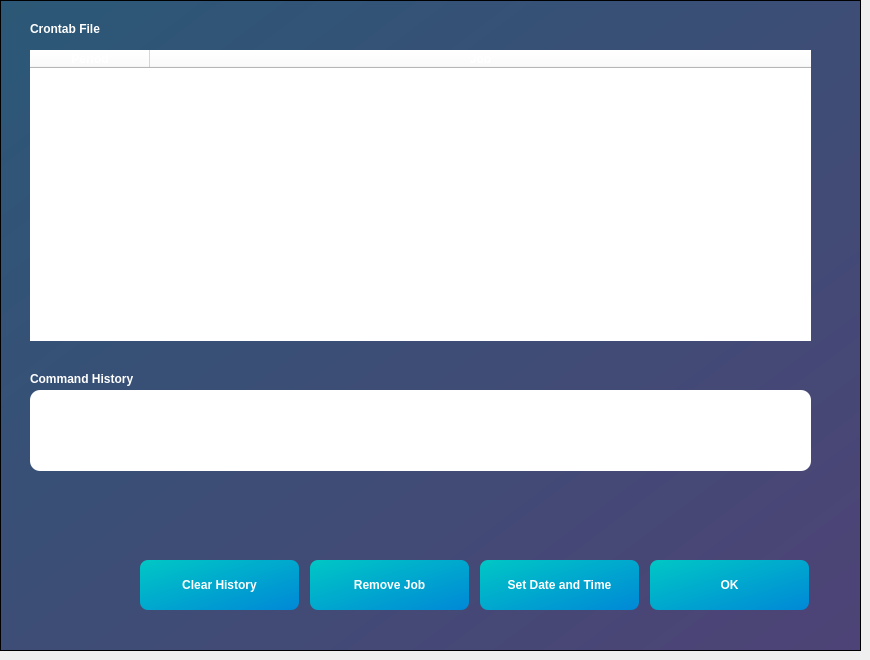
   <widget class="QWidget" name="page_2">
    <widget class="QFrame" name="frame_2">
     <property name="geometry">
      <rect>
       <x>0</x>
       <y>0</y>
       <width>861</width>
       <height>651</height>
      </rect>
     </property>
     <property name="styleSheet">
      <string notr="true">QFrame
 {

				background-color: qlineargradient(spread:pad, x1:0, y1:0, x2:1, y2:1, stop:0 rgba(43, 88, 118, 1), stop:1 rgba(78, 67, 118, 1));
}

</string>
     </property>
     <property name="frameShape">
      <enum>QFrame::StyledPanel</enum>
     </property>
     <property name="frameShadow">
      <enum>QFrame::Raised</enum>
     </property>
     <widget class="QTableWidget" name="cron_table">
      <property name="geometry">
       <rect>
        <x>30</x>
        <y>50</y>
        <width>781</width>
        <height>291</height>
       </rect>
      </property>
      <property name="baseSize">
       <size>
        <width>0</width>
        <height>0</height>
       </size>
      </property>
      <property name="font">
       <font>
        <pointsize>13</pointsize>
        <weight>50</weight>
        <italic>false</italic>
        <bold>false</bold>
        <underline>false</underline>
        <strikeout>false</strikeout>
       </font>
      </property>
      <property name="styleSheet">
       <string notr="true">QTableWidget{


	color: rgb(0, 0, 0);

}
QTableWidget::item {
color:black;
}

QAbstractItemView{


	color: rgb(255, 255, 255);


	background-color: white;

}




QScrollBar:horizontal {
            border:0px solid grey;


	   		background-color: qlineargradient(spread:pad, x1:0, y1:0, x2:1, y2:1, stop:0 rgba(33, 29, 29, 255), stop:1 rgba(49, 49, 49, 255));
            height:10px;
            margin: 0px 0px 0px 0px;
        }

        QScrollBar::handle:horizontal {

            min-height: 30px;
          	border: 0px solid red;
			border-radius: 4px;
			background-color: white;
        }
        QScrollBar::add-line:horizontal {
			border-right-color: qlineargradient(spread:pad, x1:0, y1:0, x2:1, y2:1, stop:0 rgba(33, 29, 29, 255), stop:1 rgba(49, 49, 49, 255));
            height: 0px;
            subcontrol-position: bottom;
            subcontrol-origin: margin;
        }
        QScrollBar::sub-line:horizontal {
			border-right-color: qlineargradient(spread:pad, x1:0, y1:0, x2:1, y2:1, stop:0 rgba(33, 29, 29, 255), stop:1 rgba(49, 49, 49, 255));
            height: 0 px;
            subcontrol-position: top;
            subcontrol-origin: margin;
        }
QScrollBar:vertical {
            border:0px solid grey;


			background-color: qlineargradient(spread:pad, x1:0, y1:0, x2:1, y2:1, stop:0 rgba(33, 29, 29, 255), stop:1 rgba(49, 49, 49, 255));
            width:10px;
            margin: 0px 0px 0px 0px;
        }

        QScrollBar::handle:vertical {

            min-height: 0px;
          	border: 0px solid red;
			border-radius: 4px;
			background-color: white;
        }
        QScrollBar::add-line:vertical {
			border-right-color: qlineargradient(spread:pad, x1:0, y1:0, x2:1, y2:1, stop:0 rgba(33, 29, 29, 255), stop:1 rgba(49, 49, 49, 255));
            height: 0px;
            subcontrol-position: bottom;
            subcontrol-origin: margin;
        }
        QScrollBar::sub-line:vertical {
			border-right-color: qlineargradient(spread:pad, x1:0, y1:0, x2:1, y2:1, stop:0 rgba(33, 29, 29, 255), stop:1 rgba(49, 49, 49, 255));
            height: 0 px;
            subcontrol-position: top;
            subcontrol-origin: margin;
        }








</string>
      </property>
      <property name="frameShape">
       <enum>QFrame::NoFrame</enum>
      </property>
      <property name="lineWidth">
       <number>1</number>
      </property>
      <property name="horizontalScrollBarPolicy">
       <enum>Qt::ScrollBarAsNeeded</enum>
      </property>
      <property name="editTriggers">
       <set>QAbstractItemView::NoEditTriggers</set>
      </property>
      <property name="alternatingRowColors">
       <bool>false</bool>
      </property>
      <property name="selectionMode">
       <enum>QAbstractItemView::SingleSelection</enum>
      </property>
      <property name="textElideMode">
       <enum>Qt::ElideRight</enum>
      </property>
      <property name="wordWrap">
       <bool>false</bool>
      </property>
      <property name="cornerButtonEnabled">
       <bool>false</bool>
      </property>
      <property name="columnCount">
       <number>2</number>
      </property>
      <attribute name="horizontalHeaderVisible">
       <bool>true</bool>
      </attribute>
      <attribute name="horizontalHeaderCascadingSectionResizes">
       <bool>false</bool>
      </attribute>
      <attribute name="horizontalHeaderMinimumSectionSize">
       <number>50</number>
      </attribute>
      <attribute name="horizontalHeaderDefaultSectionSize">
       <number>120</number>
      </attribute>
      <attribute name="horizontalHeaderHighlightSections">
       <bool>true</bool>
      </attribute>
      <attribute name="horizontalHeaderShowSortIndicator" stdset="0">
       <bool>false</bool>
      </attribute>
      <attribute name="horizontalHeaderStretchLastSection">
       <bool>true</bool>
      </attribute>
      <attribute name="verticalHeaderCascadingSectionResizes">
       <bool>false</bool>
      </attribute>
      <attribute name="verticalHeaderStretchLastSection">
       <bool>false</bool>
      </attribute>
      <column>
       <property name="text">
        <string>Period</string>
       </property>
       <property name="toolTip">
        <string notr="true"/>
       </property>
       <property name="font">
        <font>
         <weight>75</weight>
         <bold>true</bold>
        </font>
       </property>
       <property name="background">
        <color>
         <red>50</red>
         <green>73</green>
         <blue>96</blue>
        </color>
       </property>
      </column>
      <column>
       <property name="text">
        <string>Job</string>
       </property>
       <property name="font">
        <font>
         <weight>75</weight>
         <bold>true</bold>
        </font>
       </property>
       <property name="background">
        <color>
         <red>11</red>
         <green>117</green>
         <blue>237</blue>
        </color>
       </property>
      </column>
     </widget>
     <widget class="QPushButton" name="ok_button">
      <property name="geometry">
       <rect>
        <x>650</x>
        <y>560</y>
        <width>159</width>
        <height>50</height>
       </rect>
      </property>
      <property name="minimumSize">
       <size>
        <width>0</width>
        <height>50</height>
       </size>
      </property>
      <property name="maximumSize">
       <size>
        <width>16777213</width>
        <height>16777215</height>
       </size>
      </property>
      <property name="baseSize">
       <size>
        <width>0</width>
        <height>500</height>
       </size>
      </property>
      <property name="font">
       <font>
        <weight>75</weight>
        <bold>true</bold>
       </font>
      </property>
      <property name="styleSheet">
       <string notr="true">QPushButton{


	color: rgb(255, 255, 255);
	border: none;
background-color: qlineargradient(spread:pad, x1:0, y1:0, x2:1, y2:1, stop:0 rgba(0, 199, 197, 1), stop:1 rgba(0, 136, 215, 1));



border-radius: 8px;

}


QPushButton:hover {

background-color: qlineargradient(spread:pad, x1:0, y1:0, x2:1, y2:1, stop:0 rgba(0, 136, 215, 1), stop:1 rgba(0, 199, 197, 1));
}


QPushButton:pressed {
	background-color: rgba(0, 136, 215, 1);
}


</string>
      </property>
      <property name="text">
       <string>OK</string>
      </property>
     </widget>
     <widget class="QTextBrowser" name="command_history">
      <property name="geometry">
       <rect>
        <x>30</x>
        <y>390</y>
        <width>781</width>
        <height>81</height>
       </rect>
      </property>
      <property name="styleSheet">
       <string notr="true">QTextBrowser{

	color: rgb(0, 0, 0);

	background-color: rgb(255, 255, 255);
	border-radius:10px;



}

QScrollBar:vertical {
            border:0px solid grey;


			background-color: qlineargradient(spread:pad, x1:0, y1:0, x2:1, y2:1, stop:0 rgba(33, 29, 29, 255), stop:1 rgba(49, 49, 49, 255));
            width:10px;
            margin: 0px 0px 0px 0px;
        }

        QScrollBar::handle:vertical {

            min-height: 0px;
          	border: 0px solid red;
			border-radius: 4px;
			background-color: white;
        }
        QScrollBar::add-line:vertical {
			border-right-color: qlineargradient(spread:pad, x1:0, y1:0, x2:1, y2:1, stop:0 rgba(33, 29, 29, 255), stop:1 rgba(49, 49, 49, 255));
            height: 0px;
            subcontrol-position: bottom;
            subcontrol-origin: margin;
        }
        QScrollBar::sub-line:vertical {
			border-right-color: qlineargradient(spread:pad, x1:0, y1:0, x2:1, y2:1, stop:0 rgba(33, 29, 29, 255), stop:1 rgba(49, 49, 49, 255));
            height: 0 px;
            subcontrol-position: top;
            subcontrol-origin: margin;
        }



</string>
      </property>
     </widget>
     <widget class="QPushButton" name="sched_menu_button">
      <property name="geometry">
       <rect>
        <x>480</x>
        <y>560</y>
        <width>159</width>
        <height>50</height>
       </rect>
      </property>
      <property name="minimumSize">
       <size>
        <width>0</width>
        <height>50</height>
       </size>
      </property>
      <property name="maximumSize">
       <size>
        <width>16777213</width>
        <height>16777215</height>
       </size>
      </property>
      <property name="baseSize">
       <size>
        <width>0</width>
        <height>500</height>
       </size>
      </property>
      <property name="font">
       <font>
        <weight>75</weight>
        <bold>true</bold>
       </font>
      </property>
      <property name="styleSheet">
       <string notr="true">QPushButton{


	color: rgb(255, 255, 255);
	border: none;
background-color: qlineargradient(spread:pad, x1:0, y1:0, x2:1, y2:1, stop:0 rgba(0, 199, 197, 1), stop:1 rgba(0, 136, 215, 1));



border-radius: 8px;

}


QPushButton:hover {

background-color: qlineargradient(spread:pad, x1:0, y1:0, x2:1, y2:1, stop:0 rgba(0, 136, 215, 1), stop:1 rgba(0, 199, 197, 1));
}


QPushButton:pressed {
	background-color: rgba(0, 136, 215, 1);
}


</string>
      </property>
      <property name="text">
       <string>Set Date and Time</string>
      </property>
     </widget>
     <widget class="QPushButton" name="remove_job_button">
      <property name="geometry">
       <rect>
        <x>310</x>
        <y>560</y>
        <width>159</width>
        <height>50</height>
       </rect>
      </property>
      <property name="minimumSize">
       <size>
        <width>0</width>
        <height>50</height>
       </size>
      </property>
      <property name="maximumSize">
       <size>
        <width>16777213</width>
        <height>16777215</height>
       </size>
      </property>
      <property name="baseSize">
       <size>
        <width>0</width>
        <height>500</height>
       </size>
      </property>
      <property name="font">
       <font>
        <weight>75</weight>
        <bold>true</bold>
       </font>
      </property>
      <property name="styleSheet">
       <string notr="true">QPushButton{


	color: rgb(255, 255, 255);
	border: none;
background-color: qlineargradient(spread:pad, x1:0, y1:0, x2:1, y2:1, stop:0 rgba(0, 199, 197, 1), stop:1 rgba(0, 136, 215, 1));



border-radius: 8px;

}


QPushButton:hover {

background-color: qlineargradient(spread:pad, x1:0, y1:0, x2:1, y2:1, stop:0 rgba(0, 136, 215, 1), stop:1 rgba(0, 199, 197, 1));
}


QPushButton:pressed {
	background-color: rgba(0, 136, 215, 1);
}


</string>
      </property>
      <property name="text">
       <string>Remove Job</string>
      </property>
     </widget>
     <widget class="QLabel" name="label_2">
      <property name="geometry">
       <rect>
        <x>30</x>
        <y>20</y>
        <width>899</width>
        <height>17</height>
       </rect>
      </property>
      <property name="font">
       <font>
        <weight>75</weight>
        <bold>true</bold>
       </font>
      </property>
      <property name="styleSheet">
       <string notr="true">QLabel{


	color: rgb(255, 255, 255);
}

QFrame{
	background-color: rgba(191, 64, 64, 0);
}</string>
      </property>
      <property name="text">
       <string>Crontab File</string>
      </property>
     </widget>
     <widget class="QLabel" name="label_3">
      <property name="geometry">
       <rect>
        <x>30</x>
        <y>370</y>
        <width>899</width>
        <height>17</height>
       </rect>
      </property>
      <property name="baseSize">
       <size>
        <width>0</width>
        <height>3</height>
       </size>
      </property>
      <property name="font">
       <font>
        <weight>75</weight>
        <italic>false</italic>
        <bold>true</bold>
        <underline>false</underline>
        <strikeout>false</strikeout>
       </font>
      </property>
      <property name="styleSheet">
       <string notr="true">QLabel{


	color: rgb(255, 255, 255);
}

QFrame{
	background-color: rgba(191, 64, 64, 0);
}</string>
      </property>
      <property name="text">
       <string>Command History</string>
      </property>
     </widget>
     <widget class="QPushButton" name="clear_history_button">
      <property name="geometry">
       <rect>
        <x>140</x>
        <y>560</y>
        <width>159</width>
        <height>50</height>
       </rect>
      </property>
      <property name="minimumSize">
       <size>
        <width>0</width>
        <height>50</height>
       </size>
      </property>
      <property name="maximumSize">
       <size>
        <width>16777213</width>
        <height>16777215</height>
       </size>
      </property>
      <property name="baseSize">
       <size>
        <width>0</width>
        <height>500</height>
       </size>
      </property>
      <property name="font">
       <font>
        <weight>75</weight>
        <bold>true</bold>
       </font>
      </property>
      <property name="styleSheet">
       <string notr="true">QPushButton{


	color: rgb(255, 255, 255);
	border: none;
background-color: qlineargradient(spread:pad, x1:0, y1:0, x2:1, y2:1, stop:0 rgba(0, 199, 197, 1), stop:1 rgba(0, 136, 215, 1));



border-radius: 8px;

}


QPushButton:hover {

background-color: qlineargradient(spread:pad, x1:0, y1:0, x2:1, y2:1, stop:0 rgba(0, 136, 215, 1), stop:1 rgba(0, 199, 197, 1));
}


QPushButton:pressed {
	background-color: rgba(0, 136, 215, 1);
}


</string>
      </property>
      <property name="text">
       <string>Clear History</string>
      </property>
     </widget>
    </widget>
   </widget>
